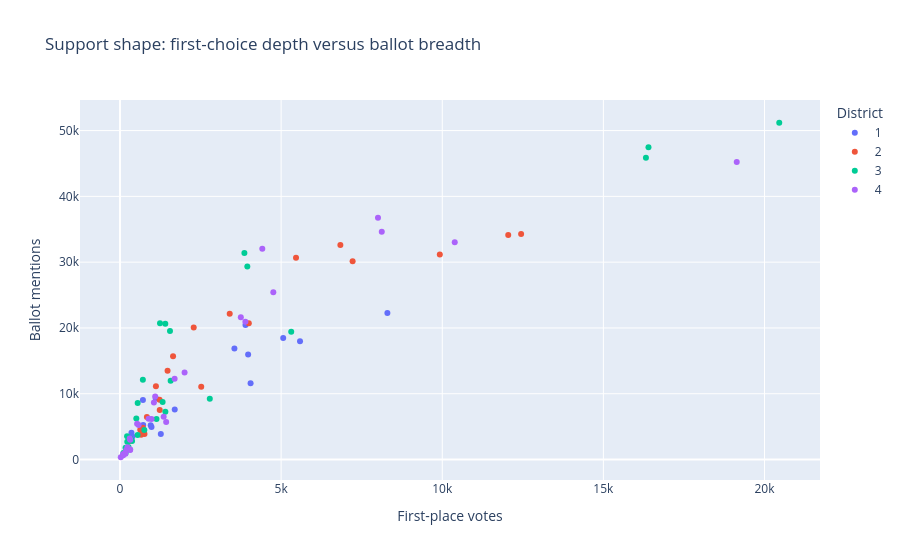

The cell this chart's notebook holds for it:
### Code cell
plot_data = shape.copy()

plot_data["district"] = (
    plot_data["district"]
    .astype(str)
)

fig = px.scatter(
    plot_data,
    x="first_place_votes",
    y="mentions",
    color="district",
    hover_name="canonical_candidate",
    hover_data={
        "rank_gap": ":.1f",
        "mentions_per_first_place_vote": ":.2f",
        "is_viable": True,
    },
    labels={
        "first_place_votes": "First-place votes",
        "mentions": "Ballot mentions",
        "district": "District",
    },
    title="Support shape: first-choice depth versus ballot breadth",
)

fig.show()

### Figure 1 — Plotly figure (JSON) as saved in the notebook; plotly's stock layout.template omitted (floating-point values rounded to 4 significant figures)
{"data": [{"customdata": [[2, 4.749, true], [-1, 4.017, true], [-2, 3.219, true], [2, 7.308, false], [-2, 5.066, false], [-3, 2.864, true], [0, 3.647, true], [-2, 4.472, false], [-6, 3.056, false], [0, 5.458, false], [2, 11.46, false], [5, 12.74, false], [-1, 9.109, false], [4, 5.249, true], [0, 2.684, true], [2, 8.392, false]], "hovertemplate": "<b>%{hovertext}</b><br><br>District=1<br>First-place votes=%{x}<br>Ballot mentions=%{y}<br>rank_gap=%{customdata[0]:.1f}<br>mentions_per_first_place_vote=%{customdata[1]:.2f}<br>is_viable=%{customdata[2]}<extra></extra>", "hovertext": ["Timur Ender", "Terrence Hayes", "Loretta Smith", "Deian Salazar", "Joe Allen", "Noah Ernst", "Jamie Dunphy", "Doug Clove", "Peggy Sue Owens", "Michael (Mike) Sands", "Joe Furi", "Cayle Tern", "Thomas Shervey", "Steph Routh", "Candace Avalos", "David Linn"], "legendgroup": "1", "marker": {"color": "#636efa", "symbol": "circle"}, "mode": "markers", "name": "1", "orientation": "v", "showlegend": true, "type": "scatter", "x": [3550.0, 3975.0, 5586.0, 720.0, 978.0, 4052.0, 5064.0, 1698.0, 1266.0, 952.0, 355.0, 711.0, 385.0, 3894.0, 8297.0, 1111.0], "xaxis": "x", "y": [16860.0, 15970.0, 17980.0, 5262.0, 4955.0, 11610.0, 18470.0, 7593.0, 3869.0, 5196.0, 4070.0, 9061.0, 3507.0, 20440.0, 22270.0, 9324.0], "yaxis": "y"}, {"customdata": [[-2, 6.09, false], [0, 7.516, false], [0, 9.289, false], [2, 7.218, false], [0, 7.401, false], [1, 6.857, false], [-1, 5.183, true], [1, 5.614, true], [0, 2.753, true], [1, 9.149, false], [1, 9.529, false], [3, 9.986, false], [-2, 5.117, false], [1, 8.767, true], [-1, 3.141, true], [0, 2.832, true], [0, 7.772, false], [-4, 4.39, false], [1, 6.504, true], [-2, 4.177, true], [2, 4.769, true], [-1, 5.768, false]], "hovertemplate": "<b>%{hovertext}</b><br><br>District=2<br>First-place votes=%{x}<br>Ballot mentions=%{y}<br>rank_gap=%{customdata[0]:.1f}<br>mentions_per_first_place_vote=%{customdata[1]:.2f}<br>is_viable=%{customdata[2]}<extra></extra>", "hovertext": ["Chris Olson", "Antonio Jamal PettyJohnBlue", "Sam Sachs", "Liz Taylor", "Debbie Kitchin", "Laura Streib", "Marnie Glickman", "Nat West", "Elana Pirtle-Guiney", "James Armstrong", "Michael (Mike) Marshall", "Jennifer Park", "Will Mespelt", "Mariah Hudson", "Sameer Kanal", "Dan Ryan", "Nabil Zaghloul", "Bob Simril", "Jonathan Tasini", "Tiffani Penson", "Michelle DePass", "Reuben Berlin"], "legendgroup": "2", "marker": {"color": "#EF553B", "symbol": "circle"}, "mode": "markers", "name": "2", "orientation": "v", "showlegend": true, "type": "scatter", "x": [1233.0, 217.0, 304.0, 628.0, 1228.0, 707.0, 3997.0, 5462.0, 12450.0, 1476.0, 1646.0, 1114.0, 759.0, 2287.0, 9924.0, 12050.0, 834.0, 2520.0, 3404.0, 7218.0, 6838.0, 656.0], "xaxis": "x", "y": [7509.0, 1631.0, 2824.0, 4533.0, 9088.0, 4848.0, 20720.0, 30670.0, 34270.0, 13500.0, 15680.0, 11120.0, 3884.0, 20050.0, 31170.0, 34120.0, 6482.0, 11060.0, 22140.0, 30150.0, 32610.0, 3784.0], "yaxis": "y"}, {"customdata": [[-2, 7.464, false], [3, 12.36, false], [0, 2.895, true], [6, 17.11, false], [-0.5, 7.536, false], [0, 2.502, true], [-2, 7.278, false], [-5, 3.658, false], [-3, 7.627, false], [-1, 5.787, false], [-5, 3.31, false], [3, 15.66, false], [-3, 5.446, false], [-3, 6.729, false], [0, 9.596, false], [7, 16.69, false], [-5, 5.149, false], [-1, 6.608, false], [4, 10.3, false], [-1, 6.853, false], [-1.5, 7.402, false], [0, 2.811, true], [1, 11.93, false], [0, 9.485, false], [5, 16.1, false], [2, 8.133, true], [-3, 5.968, false], [4, 14.68, false], [0, 7.425, true], [1, 12.59, false]], "hovertemplate": "<b>%{hovertext}</b><br><br>District=3<br>First-place votes=%{x}<br>Ballot mentions=%{y}<br>rank_gap=%{customdata[0]:.1f}<br>mentions_per_first_place_vote=%{customdata[1]:.2f}<br>is_viable=%{customdata[2]}<extra></extra>", "hovertext": ["Terry Parker", "Brian Conley", "Angelita Morillo", "Ahlam K Osman", "Patrick Hilton", "Steve Novick", "Christopher Brummer", "Kezia Wanner", "Daniel DeMelo", "David O'Connor", "Harrison Kass", "Luke Zak", "Melodie Beirwagen", "John Sweeney", "Clifford Higgins", "Chris Flanary", "Sandeep Bali", "Jonathan (Jon) Walker", "Kenneth (Kent) R Landgraver III", "Heart Free Pham", "Jaclyn Smith-Moore", "Tiffany Koyama Lane", "Kelly Janes (KJ)", "Dan Gilk", "Theo Hathaway Saner", "Jesse Cornett", "Matthew (Matt) Anderson", "Cristal Azul Otero", "Rex Burkholder", "Philippe Knab"], "legendgroup": "3", "marker": {"color": "#00cc96", "symbol": "circle"}, "mode": "markers", "name": "3", "orientation": "v", "showlegend": true, "type": "scatter", "x": [375.0, 506.0, 16400.0, 709.0, 194.0, 20460.0, 263.0, 5313.0, 1571.0, 174.0, 2786.0, 548.0, 1132.0, 236.0, 104.0, 1242.0, 1408.0, 1322.0, 172.0, 546.0, 194.0, 16320.0, 225.0, 330.0, 219.0, 3860.0, 755.0, 1405.0, 3951.0, 1551.0], "xaxis": "x", "y": [2799.0, 6253.0, 47480.0, 12130.0, 1462.0, 51190.0, 1914.0, 19440.0, 11980.0, 1007.0, 9223.0, 8581.0, 6165.0, 1588.0, 998.0, 20730.0, 7250.0, 8736.0, 1771.0, 3742.0, 1436.0, 45880.0, 2684.0, 3130.0, 3525.0, 31390.0, 4506.0, 20620.0, 29340.0, 19530.0], "yaxis": "y"}, {"customdata": [[0, 5.155, false], [-2, 3.181, true], [0, 9.527, false], [-5, 3.995, false], [1, 6.276, false], [-1, 9.062, false], [3, 8.07, false], [-1, 4.8, false], [0, 15.04, false], [1.5, 8.56, false], [2, 8.764, false], [0, 4.264, true], [-1, 5.344, true], [-0.5, 6.39, false], [2, 4.589, true], [0, 7.416, false], [2, 6.988, false], [-1, 7.505, false], [1, 7.257, true], [1, 5.773, true], [-3, 4.674, false], [-1, 5.38, true], [3, 10.63, false], [0, 6.61, false], [0, 2.362, true], [0, 6.281, false], [-4, 4.845, false], [2, 8.224, false], [0, 7.246, false], [1, 10.24, false]], "hovertemplate": "<b>%{hovertext}</b><br><br>District=4<br>First-place votes=%{x}<br>Ballot mentions=%{y}<br>rank_gap=%{customdata[0]:.1f}<br>mentions_per_first_place_vote=%{customdata[1]:.2f}<br>is_viable=%{customdata[2]}<extra></extra>", "hovertext": ["Brandon Farley", "Mitch Green", "Mike DiNapoli", "Kevin Goldsmith", "Joseph (Joe) Alfone", "Moses Ross", "Michael Trimble", "Andra Vltavín", "L Christopher Regis", "Tony Schwartz", "Stanley Penkin", "Eli Arnold", "Chad Lykins", "Lee Odell", "Eric Zimmerman", "Kelly Doyle", "Bob Callahan", "Patrick Cashman", "Sarah Silkie", "Lisa Freeman", "John J Goldsmith", "Bob Weinstein", "Chris Henry", "Tony Morse", "Olivia Clark", "Chloe Mason", "Raquel Coyote", "John Toran", "Ben Hufford", "Ciatta R Thompson"], "legendgroup": "4", "marker": {"color": "#ab63fa", "symbol": "circle"}, "mode": "markers", "name": "4", "orientation": "v", "showlegend": true, "type": "scatter", "x": [168.0, 10390.0, 315.0, 1432.0, 257.0, 578.0, 230.0, 1355.0, 23.0, 100.0, 1092.0, 8123.0, 4757.0, 100.0, 8005.0, 190.0, 888.0, 101.0, 4415.0, 3749.0, 313.0, 3891.0, 301.0, 2004.0, 19140.0, 979.0, 317.0, 1052.0, 1694.0, 531.0], "xaxis": "x", "y": [866.0, 33040.0, 3001.0, 5721.0, 1613.0, 5238.0, 1856.0, 6504.0, 346.0, 856.0, 9570.0, 34640.0, 25420.0, 639.0, 36730.0, 1409.0, 6205.0, 758.0, 32040.0, 21640.0, 1463.0, 20930.0, 3199.0, 13250.0, 45200.0, 6149.0, 1536.0, 8652.0, 12280.0, 5439.0], "yaxis": "y"}], "layout": {"legend": {"title": {"text": "District"}, "tracegroupgap": 0}, "title": {"text": "Support shape: first-choice depth versus ballot breadth"}, "xaxis": {"anchor": "y", "domain": [0, 1], "title": {"text": "First-place votes"}}, "yaxis": {"anchor": "x", "domain": [0, 1], "title": {"text": "Ballot mentions"}}}}
